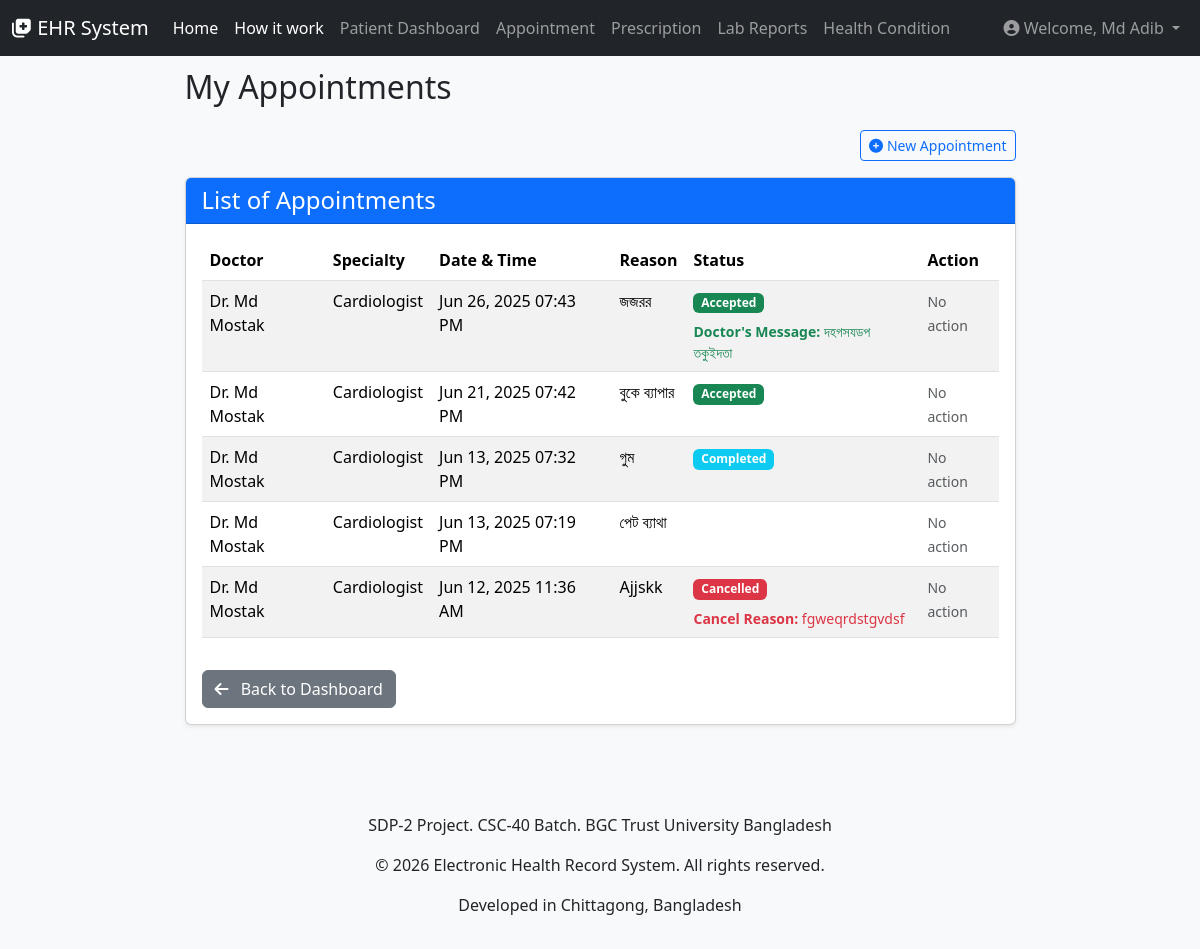
Before: /patient/my_appointments.php (signed in) with the older database file.
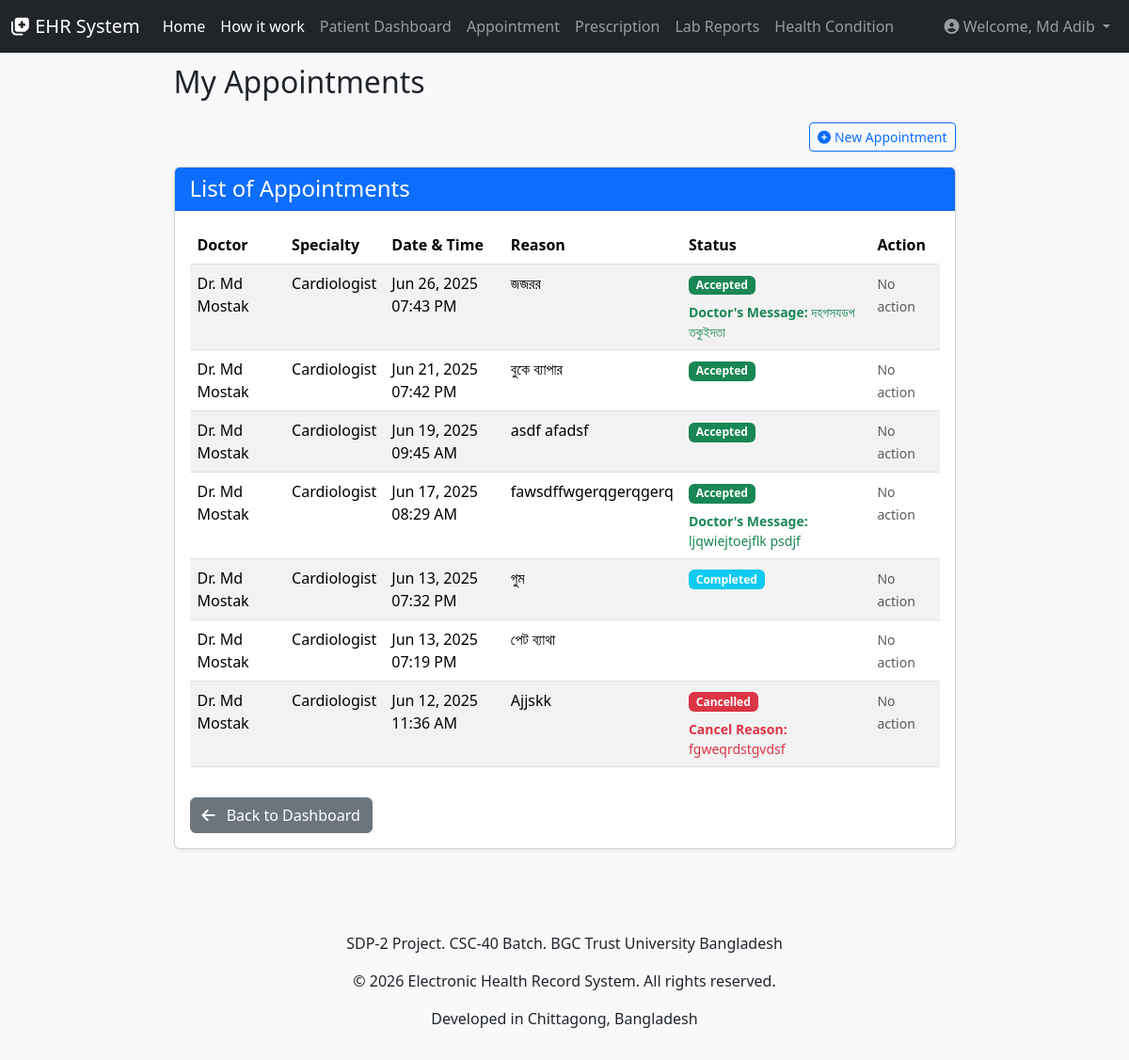
After: the same page with the newer database file.
### tables this page shows
CREATE TABLE `appointments` (
  `id` int(11) NOT NULL,
  `doctor_id` int(11) NOT NULL,
  `patient_id` int(11) NOT NULL,
  `appointment_date_time` datetime NOT NULL,
  `reason` text DEFAULT NULL,
  `status` enum('pending','accepted','declined','completed','cancelled') DEFAULT 'pending',
  `notes` text DEFAULT NULL,
  `created_at` timestamp NOT NULL DEFAULT current_timestamp(),
  `updated_at` timestamp NOT NULL DEFAULT current_timestamp() ON UPDATE current_timestamp(),
  `reason_for_cancellation` text DEFAULT NULL,
  `doctor_notes` text DEFAULT NULL,
  `reason_for_decline` text DEFAULT NULL
);

CREATE TABLE `users` (
  `id` int(11) NOT NULL,
  `full_name` varchar(255) NOT NULL,
  `email` varchar(255) NOT NULL,
  `username` varchar(255) DEFAULT NULL,
  `password` varchar(255) NOT NULL,
  `mobile` varchar(20) DEFAULT NULL,
  `user_type` enum('doctor','patient','admin') NOT NULL,
  `created_at` timestamp NOT NULL DEFAULT current_timestamp(),
  `updated_at` timestamp NOT NULL DEFAULT current_timestamp() ON UPDATE current_timestamp()
);

CREATE TABLE `doctors` (
  `id` int(11) NOT NULL,
  `user_id` int(11) NOT NULL,
  `designation` varchar(100) DEFAULT NULL,
  `chamber_location` text DEFAULT NULL,
  `education_qualification` text DEFAULT NULL,
  `specialty` varchar(255) DEFAULT NULL,
  `license_number` varchar(255) DEFAULT NULL,
  `profile_picture` varchar(255) DEFAULT NULL,
  `created_at` timestamp NOT NULL DEFAULT current_timestamp(),
  `updated_at` timestamp NOT NULL DEFAULT current_timestamp() ON UPDATE current_timestamp()
);

### patient/my_appointments.php (the view, shortened to what the changed rows need)
<?php
require_once '../includes/db_connection.php';
require_once '../includes/header.php';
$user_id = $_SESSION['user_id'];
$patient_id = null;
try {
    $stmt = $pdo->prepare("SELECT id FROM patients WHERE user_id = ?");
    $stmt->execute([$user_id]);
    $patient_data = $stmt->fetch();
    if ($patient_data) {
        $patient_id = $patient_data['id'];
    } else {
        die("Patient record not found for this user.");
    }
} catch (PDOException $e) {
    die("Error fetching patient ID: " . $e->getMessage());
}
$appointments = [];
try {
    $stmt = $pdo->prepare("SELECT
                            a.id,
                            a.appointment_date_time,
                            a.reason,
                            a.status,
                            a.doctor_notes,          -- ADD THIS LINE
                            a.reason_for_decline,    -- ADD THIS LINE (so patient can see decline reason too)
                            a.reason_for_cancellation,    -- ADD THIS LINE (so patient can see decline reason too)
                            u.full_name AS doctor_name,
                            d.specialty
                        FROM
                            appointments a
                        JOIN
                            doctors d ON a.doctor_id = d.id
                        JOIN
                            users u ON d.user_id = u.id
                        WHERE
                            a.patient_id = ?
                        ORDER BY
                            a.appointment_date_time DESC");
    $stmt->execute([$patient_id]);
    $appointments = $stmt->fetchAll(PDO::FETCH_ASSOC);
} catch (PDOException $e) {
}
?>
<div class="container mt-4">
    <div class="row justify-content-center">
        <div class="col-md-10 col-lg-9">
            <h2 class="mb-4">My Appointments</h2>
            <div class="card shadow-sm mb-4">
                <div class="card-body">
                    <?php if (!empty($appointments)): ?>
                        <div class="table-responsive">
                            <table class="table table-hover table-striped">
                                <thead>
                                    <tr>
                                        <th>Doctor</th>
                                        <th>Specialty</th>
                                        <th>Date & Time</th>
                                        <th>Reason</th>
                                        <th>Status</th>
                                        <th>Action</th>
                                    </tr>
                                </thead>
                                <tbody>
                                    <?php foreach ($appointments as $appointment): ?>
                                        <tr>
                                            <td>Dr. <?php echo htmlspecialchars($appointment['doctor_name']); ?></td>
                                            <td><?php echo htmlspecialchars($appointment['specialty']); ?></td>
                                            <td><?php echo htmlspecialchars(date('M d, Y h:i A', strtotime($appointment['appointment_date_time']))); ?></td>
                                            <td><?php echo htmlspecialchars($appointment['reason']); ?></td>
                                            <td>
                                                <?php
                                                $status_class = '';
                                                switch ($appointment['status']) {
                                                    case 'accepted':
                                                        $status_class = 'badge bg-success';
                                                        break;
                                                    case 'cancelled':
                                                        $status_class = 'badge bg-danger';
                                                        break;
                                                    case 'completed':
                                                        $status_class = 'badge bg-info';
                                                        break;
                                                    default:
                                                        $status_class = 'badge bg-secondary';
                                                        break;
                                                }
                                                ?>
                                                <span class="<?php echo $status_class; ?>"><?php echo ucfirst(htmlspecialchars($appointment['status'])); ?></span>
                                                <?php if ($appointment['status'] == 'accepted' && !empty($appointment['doctor_notes'])): ?>
                                                    <p class="mt-2 mb-0 small text-success">
                                                        <strong>Doctor's Message:</strong> <?php echo nl2br(htmlspecialchars($appointment['doctor_notes'])); ?>
                                                    </p>
                                                <?php elseif ($appointment['status'] == 'cancelled' && !empty($appointment['reason_for_decline'])): ?>
                                                    <p class="mt-2 mb-0 small text-danger">
                                                        <strong>Decline Reason:</strong> <?php echo nl2br(htmlspecialchars($appointment['reason_for_decline'])); ?>
                                                    </p>
                                                <?php elseif ($appointment['status'] == 'cancelled' && !empty($appointment['reason_for_cancellation'])): ?>
                                                    <p class="mt-2 mb-0 small text-danger">
                                                        <strong>Cancel Reason:</strong> <?php echo nl2br(htmlspecialchars($appointment['reason_for_cancellation'])); ?>
                                                    </p>
                                                <?php endif; ?>
                                            </td>
                                            <td>
                                                <?php if ($appointment['status'] == 'pending'): ?>
                                                    <form action="my_appointments.php" method="POST" onsubmit="return confirm('Are you sure you want to cancel this appointment?');">
                                                        <input type="hidden" name="action" value="cancel_appointment">
                                                        <input type="hidden" name="appointment_id" value="<?php echo htmlspecialchars($appointment['id']); ?>">
                                                        <button type="submit" class="btn btn-sm btn-danger">Cancel</button>
                                                    </form>
                                                <?php else: ?>
                                                    <small class="text-muted">No action</small>
                                                <?php endif; ?>
                                            </td>
                                        </tr>
                                    <?php endforeach; ?>
                                </tbody>
                            </table>
                        </div>
                    <?php else: ?>
                        <p class="text-muted">You have no appointments booked yet. <a href="book_appointment.php">Book an appointment now!</a></p>
                    <?php endif; ?>
                </div>
            </div>
        </div>
    </div>
</div>

Changed rows visible on the page:
added appointments: users.full_name "Md Mostak", doctor.specialty "Cardiologist", appointment_date_time "Jun 19, 2025 09:45 AM", reason "asdf afadsf", status "Accepted", shows "No action"
added appointments: users.full_name "Md Mostak", doctor.specialty "Cardiologist", appointment_date_time "Jun 17, 2025 08:29 AM", reason "fawsdffwgerqgerqgerq", status "Accepted", doctor_notes "ljqwiejtoejflk psdjf", shows "No action"
